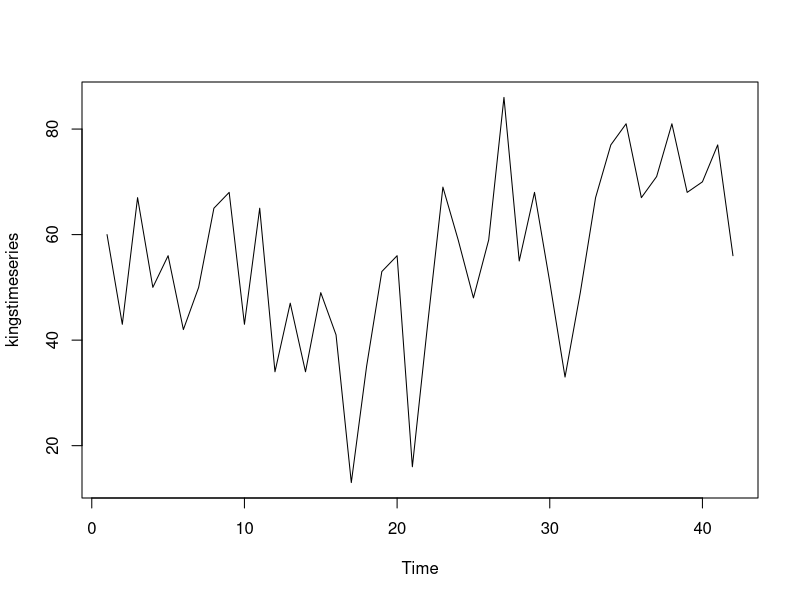
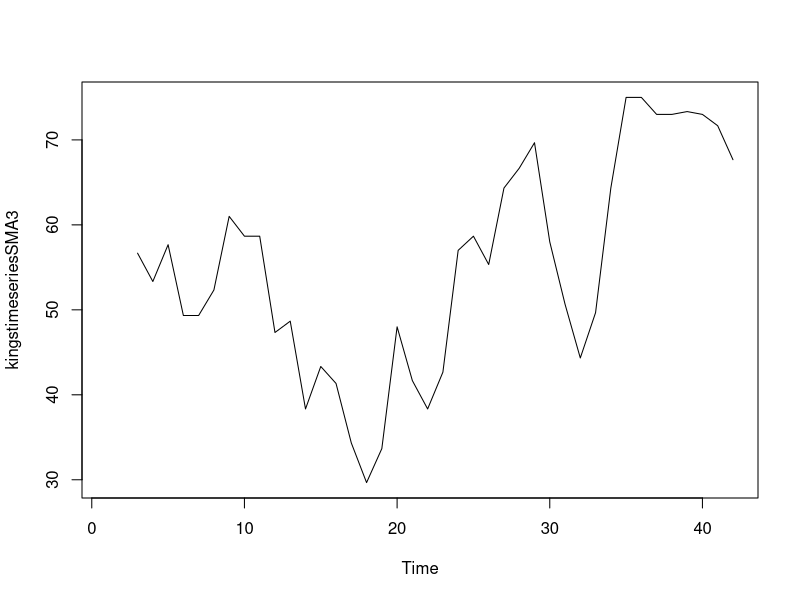
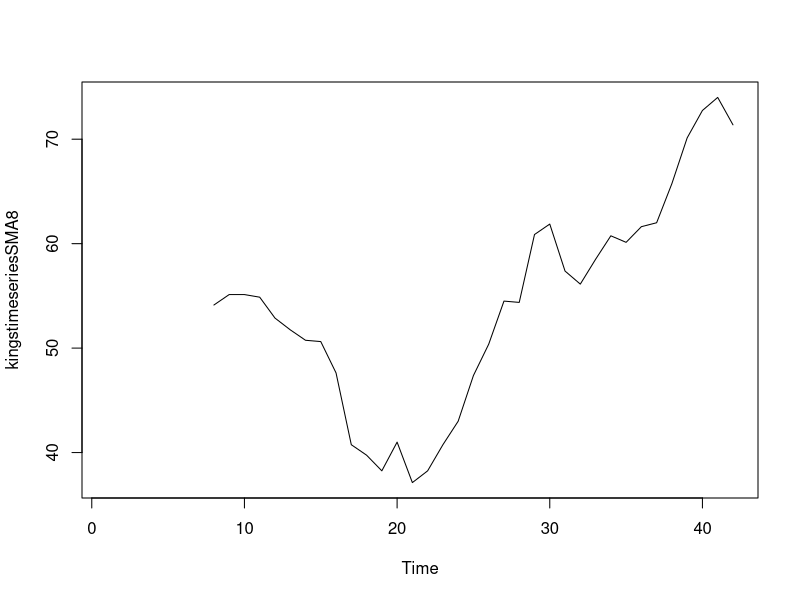
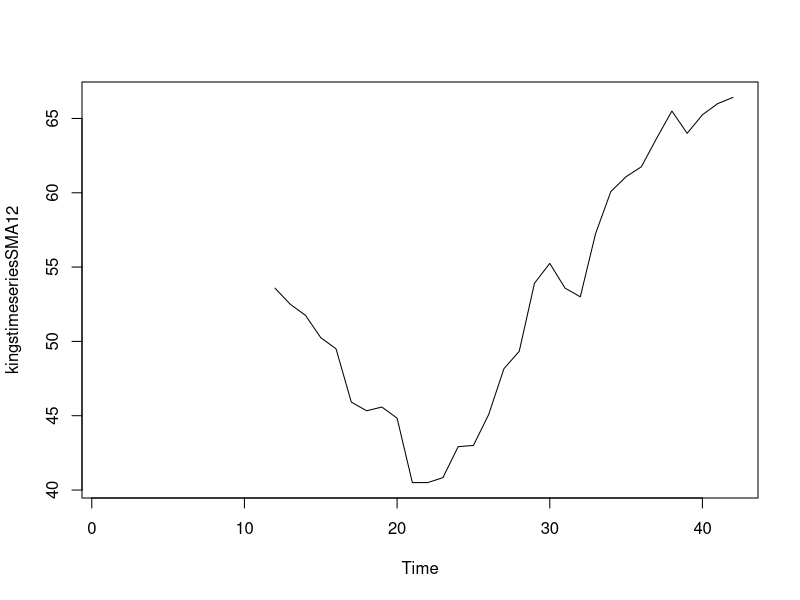
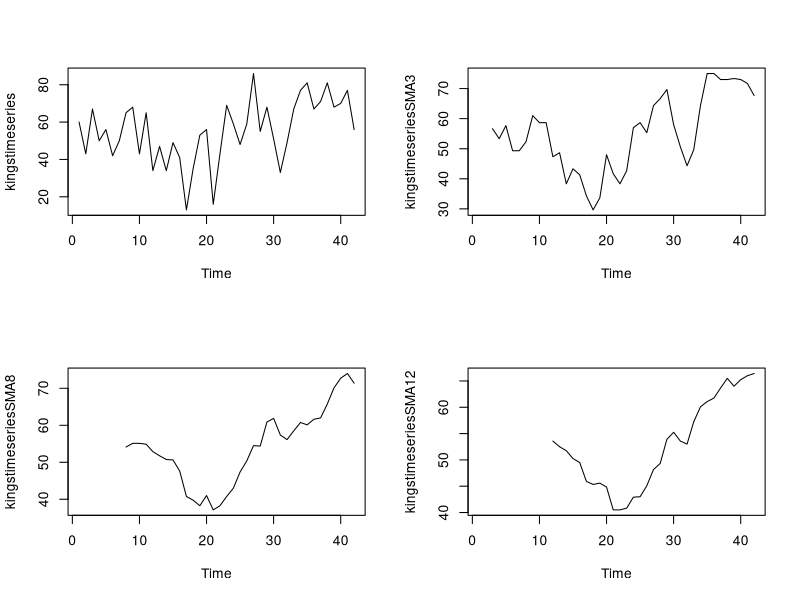
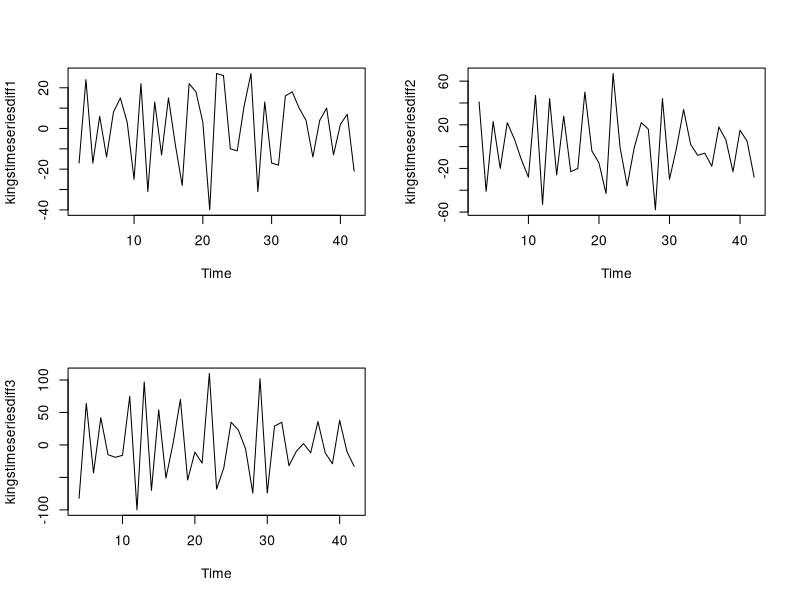
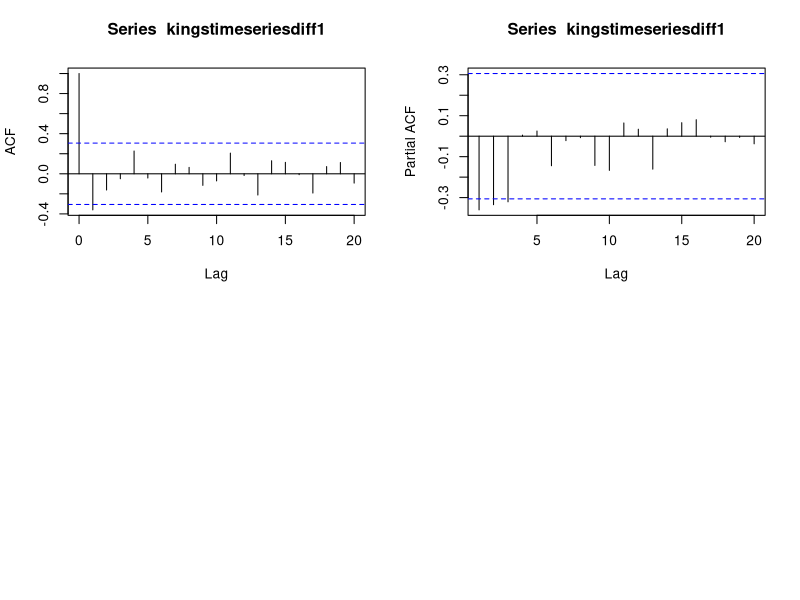
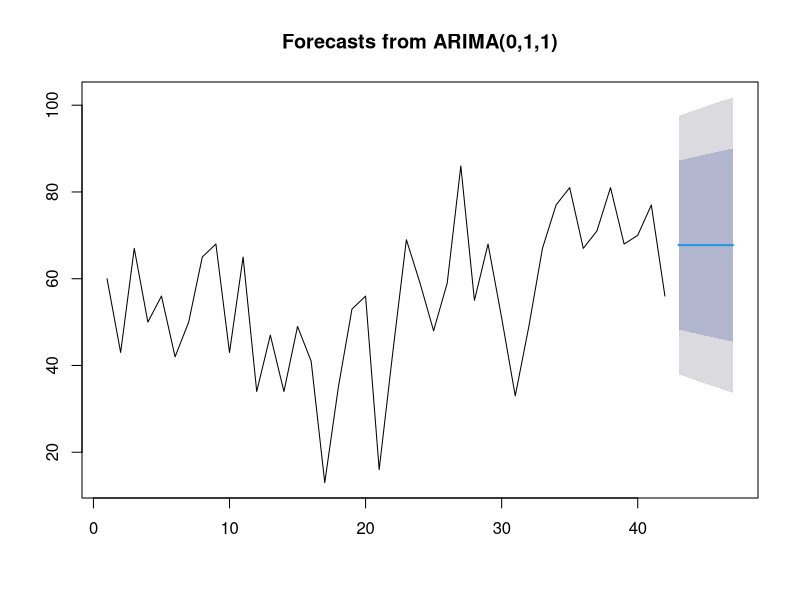

Reproduce these figures in R, in order.
rm(list=ls())
getwd()

##-----------------------------------------------------------------------------
## chpt 3. time series
## library : TTR, forcast
##-----------------------------------------------------------------------------

#install.packages("TTR")
library(TTR)

#install.packages("forecast")
library(forecast)


#------------------------------------------------------------------
# decompose non-seasonal data
# 영국 왕들의 사망시 나이 데이터
#------------------------------------------------------------------
kings <- c(60, 43, 67, 50, 56, 42, 50, 65, 68, 43,
           65, 34, 47, 34, 49, 41, 13, 35, 53, 56,
           16, 43, 69, 59, 48, 59, 86, 55, 68, 51,
           33, 49, 67, 77, 81, 67, 71, 81, 68, 70,
           77, 56)

### ----------------------------------------------------------------
#kings <- read.table("http://robjhyndman.com/tsdldata/misc/kings.dat", header=TRUE, sep=",",
#                   stringsAsFactors=FALSE, na.strings=c('NIL'),
#                   comment.char="#", encoding="UTF-8")
#kings <- scan("http://robjhyndman.com/tsdldata/misc/kings.dat", what = real, Age)
#write.table(data, file="data/data.csv", append=FALSE, quote=FALSE, sep=",", row.names=FALSE)
### ----------------------------------------------------------------

kingstimeseries <- ts(kings)            #ts함수를 활용하여 데이터를 시계열데이터로 변환
kingstimeseries
"____ (SET) TIME SERIES DATA ___
Time Series:   Start = 1 / End = 42 / Frequency = 1
"
plot.ts(kingstimeseries)                #plot.ts 함수를 활용하여 시계열데이터를 도식화


#SMA 함수를 이용해 간단한 시계열트랜드를 보여주는 분해시계열 이동평균그래프 그리기
kingstimeseriesSMA3 <- SMA(kingstimeseries,n=3)
plot.ts(kingstimeseriesSMA3)

kingstimeseriesSMA8<-SMA(kingstimeseries,n=8)
plot.ts(kingstimeseriesSMA8)

kingstimeseriesSMA12<-SMA(kingstimeseries,n=12)
plot.ts(kingstimeseriesSMA12)

par(mfrow=c(2,2))                        # 하나의 그래프 화면에 함꼐 표현하기
plot.ts(kingstimeseries)
plot.ts(kingstimeseriesSMA3)
plot.ts(kingstimeseriesSMA8)
plot.ts(kingstimeseriesSMA12)


# 차분하여 정상성 확인하기 (difference) - diff 함수를 활용하여 데이터 차분하기
kingstimeseriesdiff1 <- diff(kingstimeseries, differences = 1)
kingstimeseriesdiff2 <- diff(kingstimeseries, differences = 2)
kingstimeseriesdiff3 <- diff(kingstimeseries, differences = 3)

kingstimeseriesdiff1
kingstimeseriesdiff2
kingstimeseriesdiff3


par(mfrow=c(2,2))
plot.ts(kingstimeseriesdiff1)   #1차 차분한 결과, 평균과 분산이 시간에 의존하지 않음
plot.ts(kingstimeseriesdiff2)
plot.ts(kingstimeseriesdiff3)


# 차분을 높일수록, 평균은높아지고, 분산은 커진다.
mean(kingstimeseriesdiff1)
sd(kingstimeseriesdiff1)

mean(kingstimeseriesdiff2)
sd(kingstimeseriesdiff2)

mean(kingstimeseriesdiff3)
sd(kingstimeseriesdiff3)


# ARIMA모델 결졍하기 ARIMA(p, 1, q) - AR(p),차분홧수, MA(q)
# acf()함수와 pacf()를 사용하여 결정한다.

par(mfrow=c(2,2))
acf(kingstimeseriesdiff1, lag.max=20)          #1?? ?????? ?????ͷ? (ACF) Ȯ??
acf(kingstimeseriesdiff1, lag.max=20, plot=FALSE)
#--- lag = 0 지점은 읽지 않음
#--- lag = 1 인 지점만 점선 구간밖에 있음
#--- lag = 2 인 지점부터 모두 점선 구간안에 있음 lag가 2에서 절단점을 가짐 -> MA(1)모형


pacf(kingstimeseriesdiff1, lag.max=20)         #1?? ?????? ?????ͷ? (PACF) Ȯ??
pacf(kingstimeseriesdiff1, lag.max=20, plot=FALSE)
#--- lag = 0 지점은 자료 없음
#--- lag = 1, 2, 3 지점만 점선 구간밖에 있음
#--- lag = 4 인 지점부터 모두 점선 구간안에 있음 lag가 4에서 절단점을 가짐 -> AR(3) 紐⑦삎




# forecast package 에 내장된 auto.arima 함수를 이용한 모형 찾기
auto.arima(kings)
#--- ARIMA(0, 1, 1) 을 가장 적절한 모형으로 선택


#  ARIMA 모형을 통해 미래 예측하기
# ARIMA모형으로 데이터 보정하기(fitting)

kingstimeseriesARIMA<- arima(kingstimeseries, order=c(0, 1, 1))
kingstimeseriesARIMA

# forecast.Arima 함수를 통해 미래 예측하기

kingstimeseriesforecasts<-forecast(kingstimeseriesARIMA)
kingstimeseriesforecasts

# 5명을 예측하고자 한다면 h=5로 지정가능

kingstimeseriesforecasts<-forecast(kingstimeseriesARIMA,h=5)
kingstimeseriesforecasts

# 미래 예측에 대한 도표 그리기

par(mfrow=c(1,1))
plot(kingstimeseriesforecasts)
